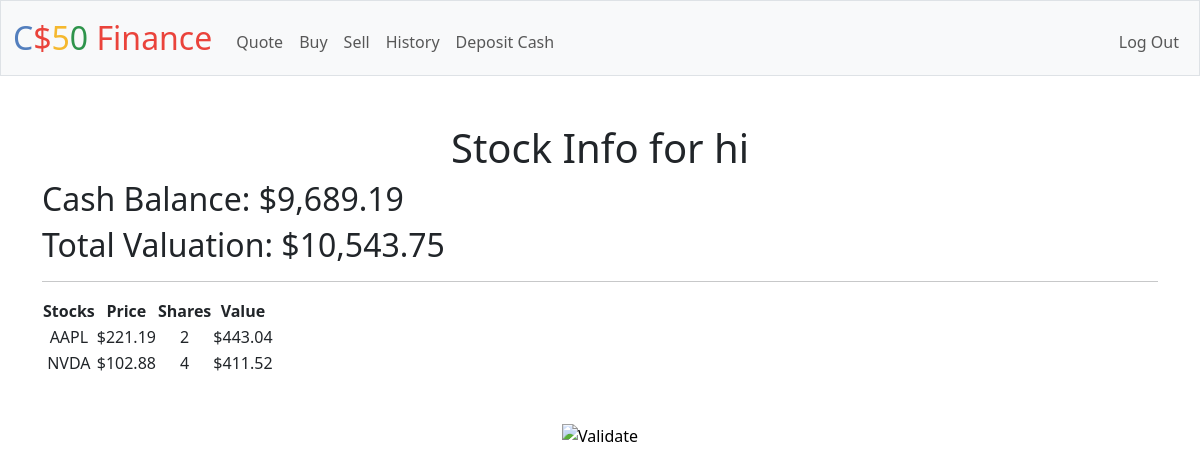
/ (signed in), run on the app's committed database.
### tables this page shows
CREATE TABLE users (id INTEGER PRIMARY KEY AUTOINCREMENT NOT NULL, username TEXT NOT NULL, hash TEXT NOT NULL, cash NUMERIC NOT NULL DEFAULT 10000.00);

CREATE TABLE stocks (
            id INTEGER PRIMARY KEY AUTOINCREMENT,
            user_id INTEGER NOT NULL,
            symbol TEXT NOT NULL,
            price REAL NOT NULL,
            shares INTEGER NOT NULL,
            value REAL NOT NULL);

### app.py (the view)
@app.route("/")
@login_required
def index():
    stocks = db.execute("SELECT * FROM stocks WHERE user_id = ?", session["user_id"])
    list = [float(stock["value"]) for stock in stocks]
    total = sum(list)
    users = db.execute("SELECT * FROM users WHERE id = ?", session["user_id"])[0]
    valuation = float(users["cash"]) + total
    return render_template("index.html", stocks=stocks, users=users, valuation=valuation)

### app.py (called while the page is built)
@app.after_request
def after_request(response):
    response.headers["Cache-Control"] = "no-cache, no-store, must-revalidate"
    response.headers["Expires"] = 0
    response.headers["Pragma"] = "no-cache"
    return response

### helpers.py (called while the page is built)
def login_required(f):
    @wraps(f)
    def decorated_function(*args, **kwargs):
        if session.get("user_id") is None:
            return redirect("/login")
        return f(*args, **kwargs)
    return decorated_function

def usd(value):
    return f"${value:,.2f}"

### templates/index.html (shortened to what this page needs)
{% extends "layout.html" %}
{% block main %}
<h1>Stock Info for {{ users["username"] }}</h1>
<h2 style="text-align:left;">Cash Balance: {{ users["cash"] | usd }}</h2>
<h2 style="text-align:left;">Total Valuation: {{ valuation | usd}}</h2>
<hr>
<table>
    <thead>
        <tr>
            <th>Stocks</th>
            <th>Price</th>
            <th>Shares</th>
            <th>Value</th>
        </tr>
    </thead>
    <tbody>
        {% for data in stocks %}
        <tr>
            <td>{{ data["symbol"] }}</td>
            <td>{{ data["price"] | usd }}</td>
            <td>{{ data["shares"] }}</td>
            <td>{{ data["value"] | usd }}</td>
        </tr>
        {% endfor %}
    </tbody>
</table>
{% endblock %}

### data on the page
users: username "hi", cash "$9,689.19"
stocks: symbol "AAPL", price "$221.19", shares "2", value "$443.04"
stocks: symbol "NVDA", price "$102.88", shares "4", value "$411.52"

### other printed values
{{ valuation | usd }} "$10,543.75"
